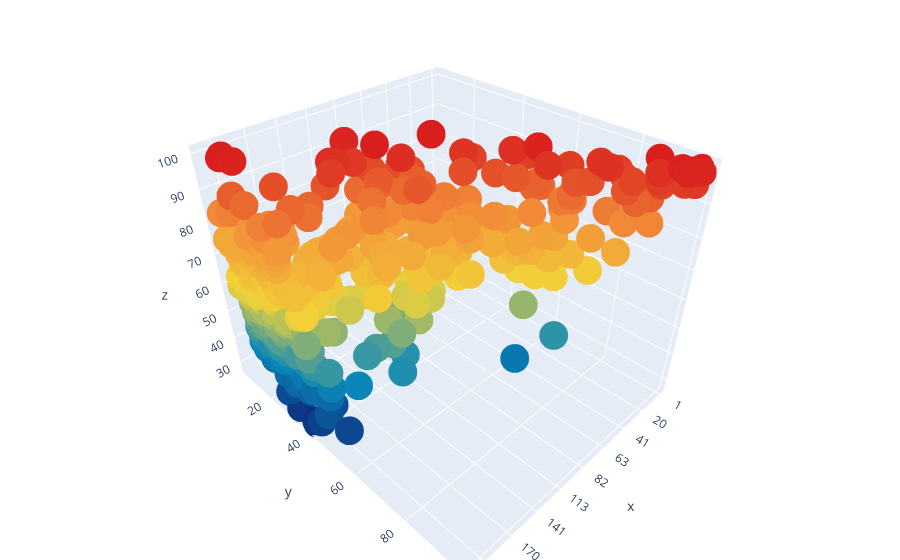

The cell this chart's notebook holds for it:
### Code cell
# init data from timesData.csv
timesData = pd.read_csv('D:\ME\World Universities Rankings/timesData.csv')
dataframe = timesData[timesData.year == 2015]

data2015 = dataframe.loc[:, ['research', 'international', 'total_score']]
data2015['index'] = np.arange(1,len(data2015)+1)

# using plotly 3D type Scatter

trace1 = go.Scatter3d(
    x = dataframe.world_rank,
    y = dataframe.research,
    z = dataframe.citations,
    mode = 'markers',
    marker = dict(
        size=10,
        color=[float(each) for each in dataframe.citations],
        colorscale='portland'
    )
)

# setting size 
data = [trace1]
layout = go.Layout(
    margin = dict(
        l = 0, # indent from right
        r = 0, # indent from left
        b = 0, # indent from bottom
        t = 0, # indent from top
    )
)

fig = go.Figure(data=data, layout = layout)

iplot(fig)

### Figure 1 — Plotly figure (JSON) as saved in the notebook; plotly's stock layout.template omitted (floating-point values rounded to 4 significant figures; data arrays with more than 128 entries replaced by an {"elided": "..."} marker saying what was removed)
{"data": [{"marker": {"color": {"elided": "401 float values"}, "colorscale": [[0, "rgb(12,51,131)"], [0.25, "rgb(10,136,186)"], [0.5, "rgb(242,211,56)"], [0.75, "rgb(242,143,56)"], [1, "rgb(217,30,30)"]], "size": 10}, "mode": "markers", "type": "scatter3d", "x": {"elided": "401 str values"}, "y": {"elided": "401 float values"}, "z": {"elided": "401 float values"}}], "layout": {"margin": {"b": 0, "l": 0, "r": 0, "t": 0}}}
